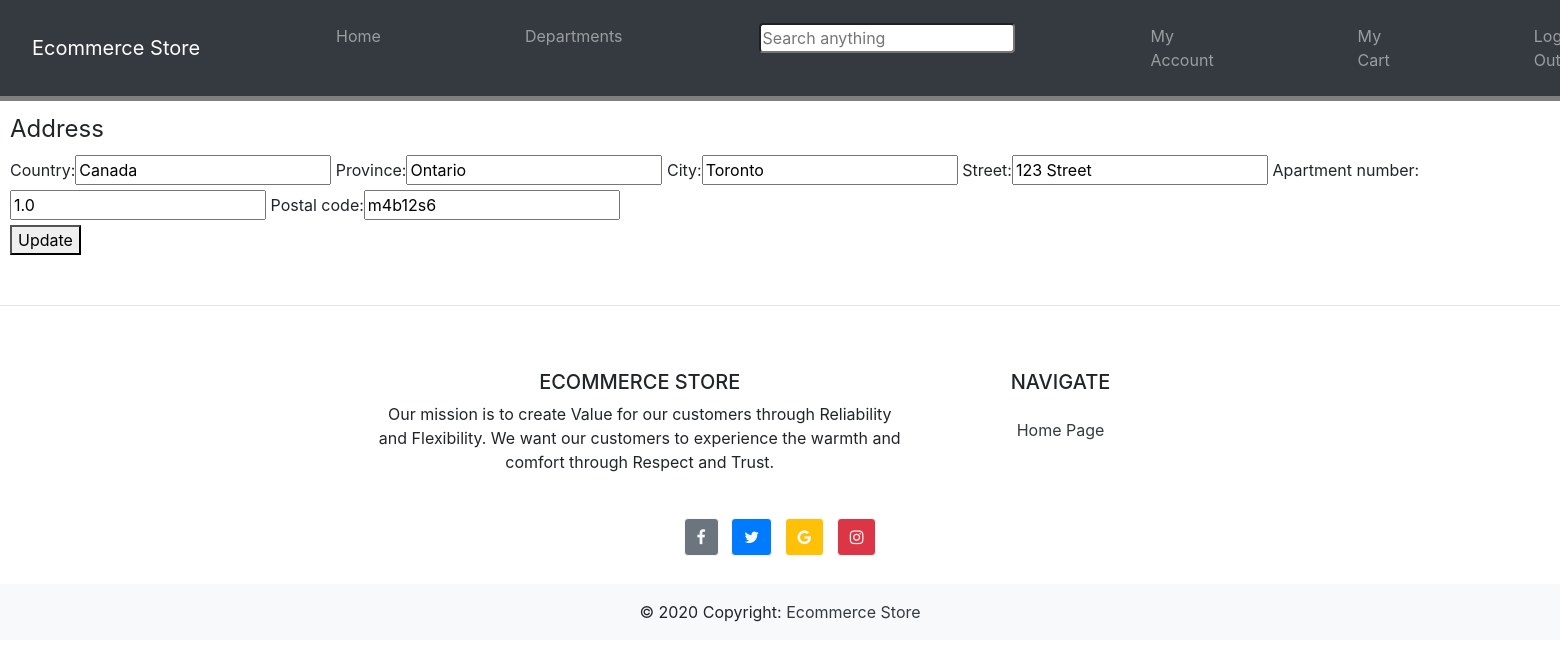
/address_update/5/ (signed in), run on the app's committed database.
### users/models.py (models this page shows, shortened)
class Address(models.Model):
    user = models.ForeignKey(User, null=True, on_delete=models.SET_NULL)
    country = models.CharField(max_length=255, null=True)
    province = models.CharField(max_length=255, null=True)
    city = models.CharField(max_length=255, null=True)
    street = models.CharField(max_length=255, null=True)
    apartment_number = models.FloatField(max_length=10, null=True) # make sure it can be null
    postal_code = models.CharField(max_length=10, null=True)

### users/views.py (the view, shortened to what this page needs)
# urls.py: path('address_update/<int:pk>/', user_views.AddressUpdateView.as_view(), name='address-update'),
class AddressUpdateView(LoginRequiredMixin, UserPassesTestMixin, UpdateView):
    model = Address
    fields = ['country', 'province', 'city', 'street', 'apartment_number', 'postal_code']
    success_url = '/profile/'
    action = 'Update'
    def test_func(self):
        address = self.get_object()
        if self.request.user == address.user:
            return True
        return False
    def get_action(self):
        return self.action

### users/templates/users/address_form.html (shortened to what this page needs)
{%extends "store/main.html"%}
{%block content%}
<form method="POST">
	<fieldset>
		<legend>Address</legend>
		{{form}}
		<div>
			<button type="submit">{{view.get_action}}</button>
		</div>
	</fieldset>
</form>
{%endblock content%}

### static/css/main.css (style rules this page uses)
body { overflow-x: hidden; }

### data on the page
Address: country "Canada", province "Ontario", city "Toronto", street "123 Street", apartment_number "1.0", postal_code "m4b12s6"

### other printed values
{{ view.get_action }} "Update"
